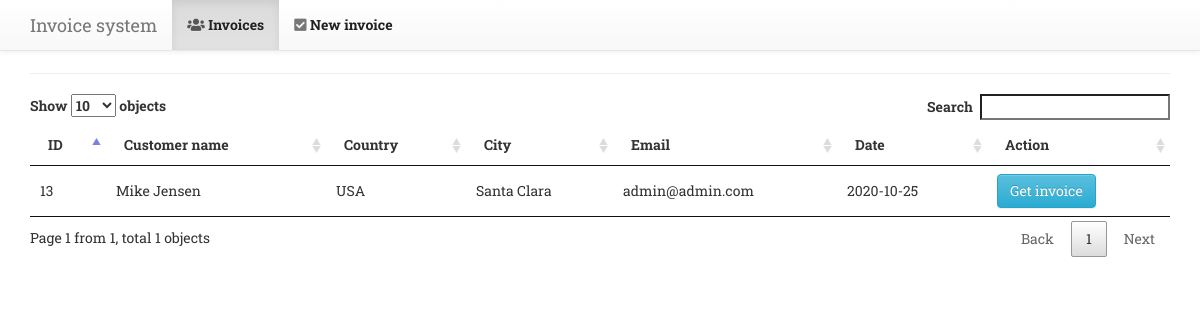
The app's page /all/html/index.php with its own data.
### tables this page shows
CREATE TABLE IF NOT EXISTS `invoice` (
  `id` int(20) NOT NULL AUTO_INCREMENT,
  `name` longtext,
  `country` longtext,
  `state` longtext,
  `city` longtext,
  `zip` longtext,
  `email` longtext,
  `phone` longtext,
  `address1` longtext,
  `address2` longtext,
  `product1` longtext,
  `quantity1` longtext,
  `cost1` longtext,
  `total1` longtext,
  `product2` longtext,
  `quantity2` longtext,
  `cost2` longtext,
  `total2` longtext,
  `product3` longtext,
  `quantity3` longtext,
  `cost3` longtext,
  `total3` longtext,
  `product4` longtext,
  `quantity4` longtext,
  `cost4` longtext,
  `total4` longtext,
  `product5` longtext,
  `quantity5` longtext,
  `cost5` longtext,
  `total5` longtext,
  `subtotal` longtext,
  `alltotal` longtext,
  `discount` int(50) DEFAULT NULL,
  `date` date DEFAULT NULL,
  `signature` longtext,
  PRIMARY KEY (`id`)
);

### all/includes/settings.config.inc.php (called while the page is built, shortened)
<?php
	spl_autoload_register(function($class_name) {
		$class_name = strtolower($class_name);
	});
?>

### all/includes/class.db.inc.php (called while the page is built, shortened)
<?php
	class DB {
		protected static $instance = null;
		public static function get_instance() {
			if(empty(self::$instance)) {
				try {
					self::$instance = new PDO(DB_TYPE.":host=".DB_SERVER.";dbname=".DB_NAME, DB_USER, DB_PASS);
				} catch(PDOException $error) {
					echo $error->getMessage();
				}
			}
			return self::$instance;
		}
	};

### all/includes/class.contact.inc.php (called while the page is built, shortened)
<?php
	class Contact {
		private $db;
		public function __construct($id = null) {
			$this->db = DB::get_instance();
			if($id) {
				$this->find_id($id);
			} else {
				$this->find_all();
			}
		}
		public function find_all() {
			return $this->all = $this->db->query('SELECT * FROM invoice ORDER BY id', PDO::FETCH_ASSOC);
		}
	};

### all/html/index.php (the view, shortened to what this page needs)
<?php
	require_once("../includes/settings.config.inc.php");
	$page_name = PAGENAME_INDEX;
	$pattern = "/(\d+)-(\d+)-(\d+)/i";
	$replacement = "\$3.\$2.\$1";
	$datatables_required = 1;
	$datatables_table_id = 'invoice';
	$contacts = new Contact();
	require_once("../includes/layout.head.inc.php");
	require_once("../includes/layout.navigation.inc.php");
?>
			<table id="<?php echo $datatables_table_id; ?>">
				<thead>
					<tr>
						<th>ID</th>
						<th>Customer name</th>
						<th>Country</th>
						<th>City</th>
						<th>Email</th>
						<th>Date</th>
						<th>Action</th>
					</tr>
				</thead>
				<tbody>
<?php
				foreach($contacts->all as $contact){
				?>
					<tr>
						<td><?php echo htmlentities($contact["id"]); ?></td>
						<td><?php echo htmlentities($contact["name"]); ?></td>
						<td><?php echo htmlentities($contact["country"]); ?></td>
						<td><?php echo preg_replace($pattern, $replacement, $contact["city"]); ?></td>
						<td><?php echo htmlentities($contact["email"]); ?></td>
						<td><?php echo htmlentities($contact["date"]); ?></td>
						<td><a target="_blanc" href="<?php echo PAGELINK_CONTACTSVIEW; ?>?i=<?php echo urlencode($contact["id"]); ?>"type="button" role="button" class="btn btn-info">Get invoice</a></td>
					</tr>
<?php
				};
					?>
				</tbody>
			</table>
<?php
	require_once("../includes/layout.footer.inc.php");
?>

### all/includes/layout.head.inc.php (shortened to what this page needs)
<!DOCTYPE html>
<html lang="en">
	<head>
<?php
		if(isset($datatables_required) && $datatables_required == 1) {
			$datatables_source = <<<FILEDOC
		<link rel="stylesheet" type="text/css" href="assets/DataTables/1.10.15/css/jquery.dataTables.css">
		<script type="text/javascript" charset="utf8" src="assets/DataTables/1.10.15/js/jquery.dataTables.js"></script>
FILEDOC;
			echo $datatables_source;
		};
?>
		<link rel="stylesheet" href="assets/bootstrap/3.3.7/css/bootstrap.min.css">
		<link rel="stylesheet" href="assets/bootstrap/3.3.7/css/bootstrap-theme.min.css">
		<link rel="stylesheet" href="css/main.css">
		<link rel="stylesheet" href="https://use.fontawesome.com/releases/v5.14.0/css/all.css">
	</head>

### all/includes/layout.navigation.inc.php
  <body>
<nav class="navbar navbar-default navbar-fixed-top">
	<div class="container">
		<div class="navbar-header">
			<a class="navbar-brand" target = "_blanc" href="<?php echo "../../index.php" ?>">Invoice system</a>
		</div>
		<div id="navbar" class="navbar-collapse collapse">
			<ul class="nav navbar-nav">
				<li <?php if($page_name == PAGENAME_INDEX || $page_name == PAGENAME_CONTACTS) echo 'class="active"'; ?>><a href="index.php"><i class="fa fa-users" aria-hidden="true"></i><font color="#202020"> <b><?php echo PAGENAME_INDEX; ?></font></b></a></li>
				<li><a target ="_blanc" href="../../new.php"><i class="fa fa-check-square" aria-hidden="true"></i><font color="#202020"> <b>New invoice</font></b></a></li>
			</ul>
		</div>
	</div>
</nav>
<div class="container pt-50">
	<h2><?php if(isset($subpage_name)) { echo $subpage_name; } else { echo $page_name; } ?></h2>
	<hr/>

### all/includes/layout.footer.inc.php (shortened to what this page needs)
		</div>
    </body>
</html>

### all/html/css/main.css (style rules this page uses)
body { overflow-x: hidden; font-family: 'Roboto Slab', -apple-system, BlinkMacSystemFont, 'Segoe UI', Roboto, 'Helvetica Neue', Arial, sans-serif, 'Apple Color Emoji', 'Segoe UI Emoji', 'Segoe UI Symbol', 'Noto Color Emoji'; }

### records on screen
invoice: id "13", name "Mike Jensen", country "USA", city "Santa Clara", email "admin@admin.com", date "2020-10-25"

### other values on screen
PAGENAME_INDEX "Invoices"
